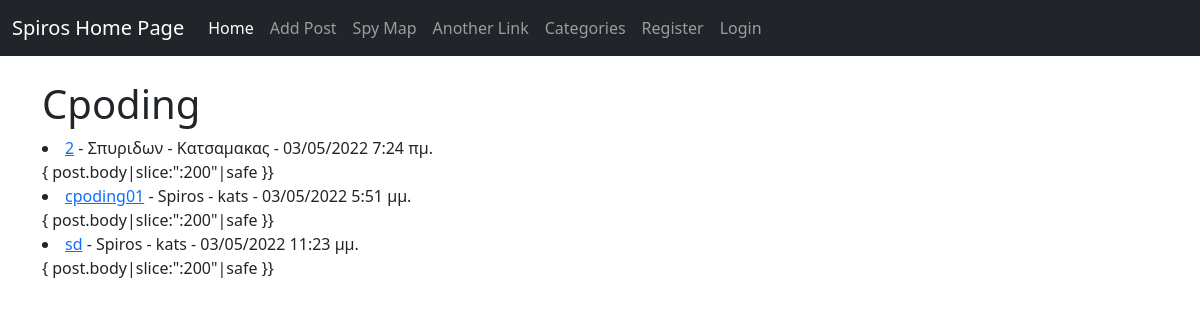
The page /category/cpoding/ on the database its author committed.
### theblog/models.py (models this page shows, shortened)
class Post(models.Model):
    title = models.CharField(max_length=255)
    title_tag = models.CharField(max_length=255, default="Spiros Home Page")
    author = models.ForeignKey(User, on_delete=models.CASCADE)
    body = models.TextField()
    published_date = models.DateTimeField(default=timezone.now)
    category = models.CharField(max_length=255, default='coding')

### theblog/views.py (the view)
# urls.py: path('category/<str:cats>/', CategoryView, name='category'),
def CategoryView(request, cats):
	category_posts = Post.objects.filter(category=cats.replace('-', ' '))
	return render(request, 'categories.html', {'cats':cats.replace('-', ' ').title(), 'category_posts':category_posts})

### theblog/templates/categories.html (shortened to what this page needs)
{% extends 'base.html' %}
{% block content %}
<h1>{{ cats }}</h1>
{% for post in category_posts %}
<li><a href="{% url 'article-detail' post.pk %}">{{ post.title }}</a>
- {{ post.author.first_name }}
- {{ post.author.last_name }}
- {{ post.published_date }}  <br/>
	{ post.body|slice:":200"|safe }}</li>
{% endfor %}
{% endblock %}

### rows shown on the page
Post: title "2", author.first_name "Σπυριδων", author.last_name "Κατσαμακας", published_date "03/05/2022 7:24 πμ."
Post: title "cpoding01", author.first_name "Spiros", author.last_name "kats", published_date "03/05/2022 5:51 μμ."
Post: title "sd", author.first_name "Spiros", author.last_name "kats", published_date "03/05/2022 11:23 μμ."

### other values the page prints
{{ cats }} "Cpoding"
